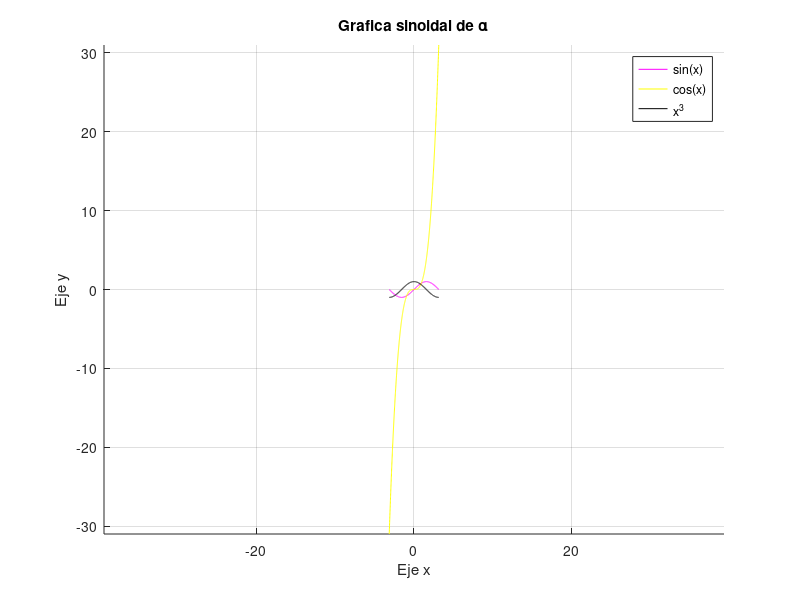

Reproduce this figure in MATLAB.
%%
x=linspace(-pi,pi,1000);


y=sin(x);

hold on
plot(x,y,'m');
grid on
axis equal
title('Grafica sinoidal de \alpha')
xlabel('Eje x');
ylabel('Eje y');
%%text(0,.2,'ola')

%hold on
t=x.^3;
plot(x,t,'y')
z=cos(x);
plot(x,z,'k')
legend('sin(x)','cos(x)','x^3')












